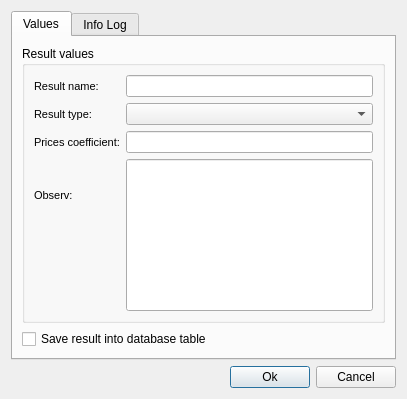
<?xml version="1.0" encoding="UTF-8"?>
<ui version="4.0">
 <class>dlg_price</class>
 <widget class="QDialog" name="dlg_price">
  <property name="geometry">
   <rect>
    <x>0</x>
    <y>0</y>
    <width>407</width>
    <height>384</height>
   </rect>
  </property>
  <property name="windowTitle">
   <string>Plan - estimated result</string>
  </property>
  <layout class="QGridLayout" name="gridLayout">
   <item row="0" column="0">
    <widget class="QTabWidget" name="mainTab">
     <property name="currentIndex">
      <number>0</number>
     </property>
     <widget class="QWidget" name="tab_params">
      <attribute name="title">
       <string>Values</string>
      </attribute>
      <layout class="QGridLayout" name="gridLayout_2">
       <item row="0" column="0" colspan="2">
        <widget class="QGroupBox" name="grb_result_values">
         <property name="title">
          <string>Result values</string>
         </property>
         <layout class="QGridLayout" name="gridLayout_4">
          <item row="0" column="0">
           <widget class="QLabel" name="lbl_result_name">
            <property name="font">
             <font>
              <family>MS Shell Dlg 2</family>
              <pointsize>8</pointsize>
              <weight>50</weight>
              <bold>false</bold>
             </font>
            </property>
            <property name="text">
             <string>Result name:</string>
            </property>
           </widget>
          </item>
          <item row="0" column="1">
           <widget class="QLineEdit" name="result_id">
            <property name="enabled">
             <bool>true</bool>
            </property>
            <property name="font">
             <font>
              <family>Arial</family>
              <italic>true</italic>
             </font>
            </property>
            <property name="text">
             <string/>
            </property>
            <property name="alignment">
             <set>Qt::AlignLeading|Qt::AlignLeft|Qt::AlignTop</set>
            </property>
           </widget>
          </item>
          <item row="1" column="0">
           <widget class="QLabel" name="lbl_result_type">
            <property name="font">
             <font>
              <family>MS Shell Dlg 2</family>
              <pointsize>8</pointsize>
              <weight>50</weight>
              <bold>false</bold>
             </font>
            </property>
            <property name="text">
             <string>Result type:</string>
            </property>
           </widget>
          </item>
          <item row="2" column="0">
           <widget class="QLabel" name="lbl_prices_coefficient">
            <property name="font">
             <font>
              <family>MS Shell Dlg 2</family>
              <pointsize>8</pointsize>
              <weight>50</weight>
              <bold>false</bold>
             </font>
            </property>
            <property name="text">
             <string>Prices coefficient:</string>
            </property>
           </widget>
          </item>
          <item row="1" column="1">
           <widget class="QComboBox" name="cmb_result_type"/>
          </item>
          <item row="2" column="1">
           <widget class="QLineEdit" name="prices_coefficient">
            <property name="enabled">
             <bool>true</bool>
            </property>
            <property name="font">
             <font>
              <family>Arial</family>
              <italic>true</italic>
             </font>
            </property>
            <property name="text">
             <string/>
            </property>
            <property name="alignment">
             <set>Qt::AlignLeading|Qt::AlignLeft|Qt::AlignTop</set>
            </property>
           </widget>
          </item>
          <item row="3" column="0">
           <widget class="QLabel" name="lbl_observ">
            <property name="font">
             <font>
              <family>MS Shell Dlg 2</family>
              <pointsize>8</pointsize>
              <weight>50</weight>
              <bold>false</bold>
             </font>
            </property>
            <property name="text">
             <string>Observ:</string>
            </property>
           </widget>
          </item>
          <item row="3" column="1" rowspan="2">
           <widget class="QLineEdit" name="observ">
            <property name="enabled">
             <bool>true</bool>
            </property>
            <property name="sizePolicy">
             <sizepolicy hsizetype="Expanding" vsizetype="Expanding">
              <horstretch>0</horstretch>
              <verstretch>0</verstretch>
             </sizepolicy>
            </property>
            <property name="minimumSize">
             <size>
              <width>0</width>
              <height>150</height>
             </size>
            </property>
            <property name="font">
             <font>
              <family>Arial</family>
              <italic>true</italic>
             </font>
            </property>
            <property name="text">
             <string/>
            </property>
            <property name="alignment">
             <set>Qt::AlignLeading|Qt::AlignLeft|Qt::AlignTop</set>
            </property>
           </widget>
          </item>
         </layout>
        </widget>
       </item>
       <item row="1" column="0">
        <widget class="QCheckBox" name="chk_save">
         <property name="text">
          <string>Save result into database table</string>
         </property>
        </widget>
       </item>
      </layout>
     </widget>
     <widget class="QWidget" name="tab_loginfo">
      <attribute name="title">
       <string>Info Log</string>
      </attribute>
      <layout class="QGridLayout" name="gridLayout_3">
       <item row="0" column="0">
        <widget class="QTextEdit" name="txt_infolog"/>
       </item>
      </layout>
     </widget>
    </widget>
   </item>
   <item row="1" column="0">
    <spacer name="verticalSpacer">
     <property name="orientation">
      <enum>Qt::Vertical</enum>
     </property>
     <property name="sizeHint" stdset="0">
      <size>
       <width>20</width>
       <height>40</height>
      </size>
     </property>
    </spacer>
   </item>
   <item row="3" column="0">
    <layout class="QHBoxLayout" name="horizontalLayout">
     <item>
      <spacer name="horizontalSpacer">
       <property name="orientation">
        <enum>Qt::Horizontal</enum>
       </property>
       <property name="sizeHint" stdset="0">
        <size>
         <width>40</width>
         <height>20</height>
        </size>
       </property>
      </spacer>
     </item>
     <item>
      <widget class="QPushButton" name="btn_calculate">
       <property name="text">
        <string>Ok</string>
       </property>
      </widget>
     </item>
     <item>
      <widget class="QPushButton" name="btn_close">
       <property name="text">
        <string>Cancel</string>
       </property>
      </widget>
     </item>
    </layout>
   </item>
  </layout>
 </widget>
 <resources/>
 <connections/>
</ui>
